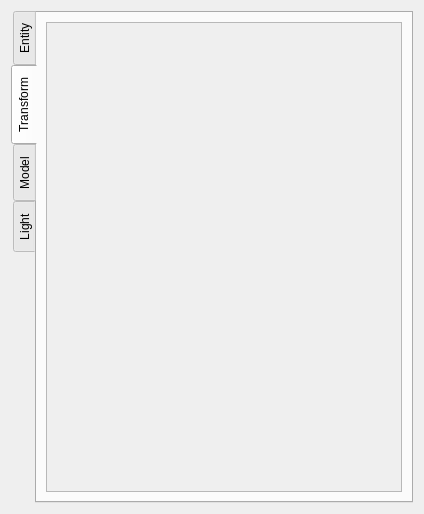
<?xml version="1.0" encoding="UTF-8"?>
<ui version="4.0">
 <class>NodePropertiesWidget</class>
 <widget class="QWidget" name="NodePropertiesWidget">
  <property name="geometry">
   <rect>
    <x>0</x>
    <y>0</y>
    <width>424</width>
    <height>514</height>
   </rect>
  </property>
  <property name="windowTitle">
   <string>Form</string>
  </property>
  <layout class="QVBoxLayout" name="verticalLayout">
   <item>
    <widget class="QTabWidget" name="tabWidget">
     <property name="tabPosition">
      <enum>QTabWidget::TabPosition::West</enum>
     </property>
     <property name="tabShape">
      <enum>QTabWidget::TabShape::Rounded</enum>
     </property>
     <property name="currentIndex">
      <number>1</number>
     </property>
     <widget class="QWidget" name="entityTab">
      <attribute name="title">
       <string>Entity</string>
      </attribute>
      <layout class="QVBoxLayout" name="verticalLayout_2">
       <item>
        <widget class="QScrollArea" name="entityScrollArea">
         <property name="frameShape">
          <enum>QFrame::Shape::StyledPanel</enum>
         </property>
         <property name="widgetResizable">
          <bool>true</bool>
         </property>
         <widget class="QWidget" name="entityScrollAreaContents">
          <property name="geometry">
           <rect>
            <x>0</x>
            <y>0</y>
            <width>357</width>
            <height>470</height>
           </rect>
          </property>
         </widget>
        </widget>
       </item>
      </layout>
     </widget>
     <widget class="QWidget" name="transformTab">
      <attribute name="title">
       <string>Transform</string>
      </attribute>
      <layout class="QVBoxLayout" name="verticalLayout_3">
       <item>
        <widget class="QScrollArea" name="transformScrollArea">
         <property name="widgetResizable">
          <bool>true</bool>
         </property>
         <widget class="QWidget" name="transformScrollAreaContents">
          <property name="geometry">
           <rect>
            <x>0</x>
            <y>0</y>
            <width>357</width>
            <height>470</height>
           </rect>
          </property>
         </widget>
        </widget>
       </item>
      </layout>
     </widget>
     <widget class="QWidget" name="modelTab">
      <attribute name="title">
       <string>Model</string>
      </attribute>
      <layout class="QVBoxLayout" name="verticalLayout_4">
       <item>
        <widget class="QScrollArea" name="modelScrollArea">
         <property name="widgetResizable">
          <bool>true</bool>
         </property>
         <widget class="QWidget" name="modelScrollAreaContents">
          <property name="geometry">
           <rect>
            <x>0</x>
            <y>0</y>
            <width>357</width>
            <height>470</height>
           </rect>
          </property>
         </widget>
        </widget>
       </item>
      </layout>
     </widget>
     <widget class="QWidget" name="lightTab">
      <attribute name="title">
       <string>Light</string>
      </attribute>
      <layout class="QVBoxLayout" name="verticalLayout_5">
       <item>
        <widget class="QScrollArea" name="lightScrollArea">
         <property name="widgetResizable">
          <bool>true</bool>
         </property>
         <widget class="QWidget" name="lightScrollAreaContents">
          <property name="geometry">
           <rect>
            <x>0</x>
            <y>0</y>
            <width>357</width>
            <height>470</height>
           </rect>
          </property>
         </widget>
        </widget>
       </item>
      </layout>
     </widget>
    </widget>
   </item>
  </layout>
 </widget>
 <resources/>
 <connections/>
</ui>
